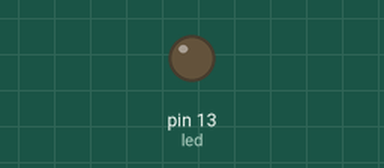
Recording of a sketch running on a simulated Arduino Uno, built with avr-gcc and run on an emulated ATmega328P. Shown: output pins drawn as LEDs (lit = HIGH). Dashed ring = blinking.

Above: at 0.2 s.
At 2.5 s:
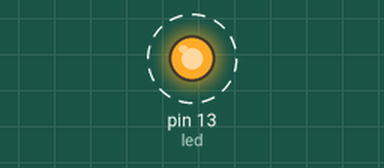
Timing chart, 0 to 3.0 s (numbered marks = the images above):
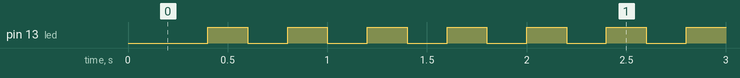

The sketch:

Blink_without_Delay.ino
```cpp
/* This is another way to blink an LED without using the function delay() function */

int led=13;               //In this example, I am using the built-in LED of the Arduino
int ledDelay= 200;       // Time in milliseconds between each blink
unsigned long changeTime; // unsigned long is generally use to hold time as the value gets too large for int to store
int ledstate=HIGH ;       // initialize LED as ON


void setup() {
  pinMode(led,OUTPUT);    // initialize digital pin 13 as an OUTPUT
}

void loop() {
  // put your main code here, to run repeatedly:
  if ((millis()-changeTime)>=ledDelay){ //determines if the difference between current time and the last time the LED blinked is greater than the delay in each blink
  changeTime=millis();                  // updates changeTime to the last second LED blinked
    if (ledstate==LOW) {                // if LED is off, turn it on
        ledstate=HIGH;}
    else{                               // if LED is on, turn it off
        ledstate=LOW;}

  digitalWrite(led, ledstate);
  }
}

//-lostboy
```

Measured:
- by itself, pin 13 (led): alternates HIGH for 0.20 s and LOW for 0.20 s
